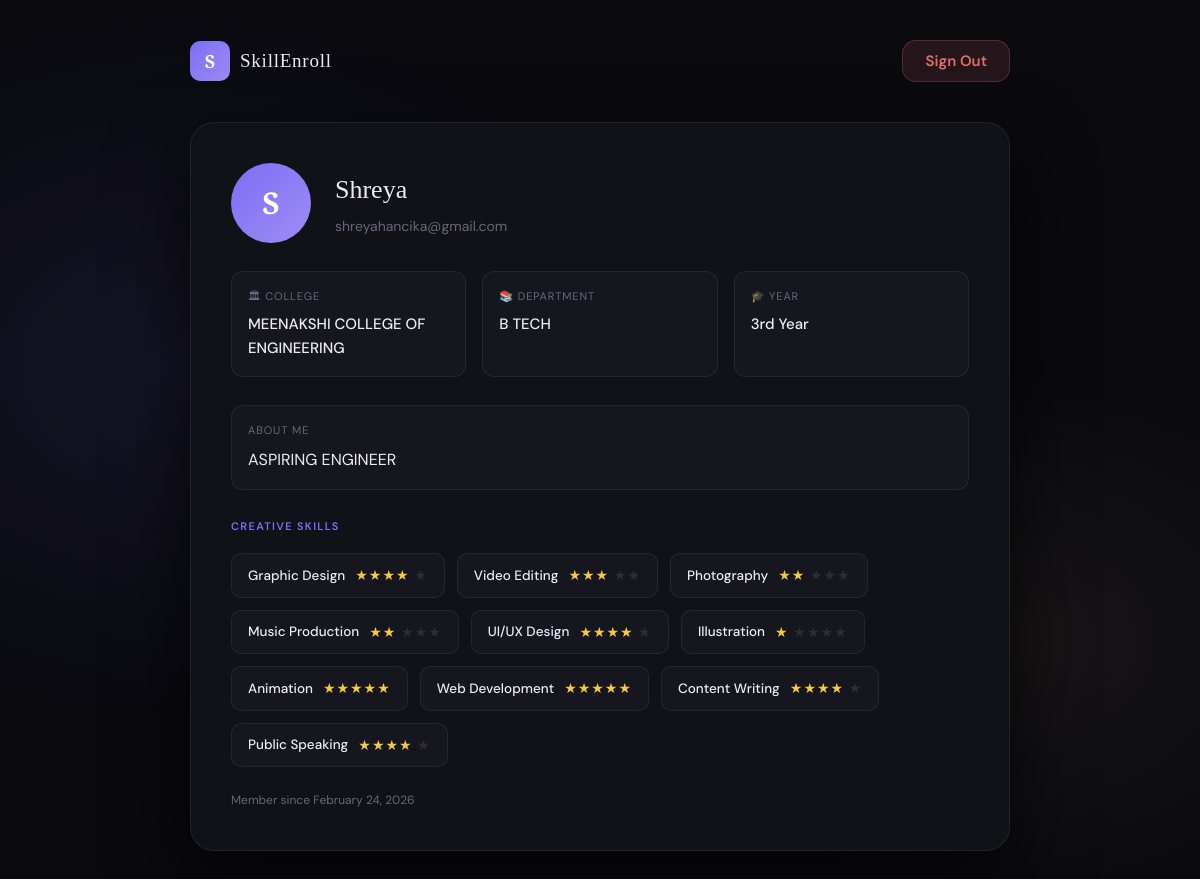
The page /dashboard (signed in) on the database its author committed.
### app.py (models this page shows)
class User(db.Model):
    id         = db.Column(db.Integer, primary_key=True)
    full_name  = db.Column(db.String(120), nullable=False)
    email      = db.Column(db.String(120), unique=True, nullable=False)
    password   = db.Column(db.String(256), nullable=False)
    college    = db.Column(db.String(200), nullable=False)
    department = db.Column(db.String(100), nullable=False)
    year       = db.Column(db.String(20), nullable=False)
    bio        = db.Column(db.Text, default='')
    created_at = db.Column(db.DateTime, default=datetime.utcnow)
    skills     = db.relationship('Skill', backref='user', lazy=True, cascade='all, delete-orphan')

class Skill(db.Model):
    id      = db.Column(db.Integer, primary_key=True)
    user_id = db.Column(db.Integer, db.ForeignKey('user.id'), nullable=False)
    name    = db.Column(db.String(100), nullable=False)
    rating  = db.Column(db.Integer, nullable=False)

### app.py (the view)
@app.route('/dashboard')
@login_required
def dashboard():
    user = db.session.get(User, session['user_id'])
    return render_template('dashboard.html', user=user)

### app.py (called while the page is built)
def login_required(f):
    from functools import wraps
    @wraps(f)
    def decorated(*args, **kwargs):
        if 'user_id' not in session:
            flash("Please log in first.", "error")
            return redirect(url_for('login'))
        return f(*args, **kwargs)
    return decorated

### templates/dashboard.html (shortened to what this page needs)
<!DOCTYPE html>
<html lang="en">
<head>
  <link rel="stylesheet" href="{{ url_for('static', filename='style.css') }}"/>
</head>
<body>
<div class="dash-wrapper">
  <div class="dash-header">
    <div class="dash-logo">
      <div class="logo-mark">S</div>
      <div class="logo-name">SkillEnroll</div>
    </div>
    <form method="POST" action="/logout">
      <button class="btn btn-danger" style="width:auto; padding:10px 22px; margin:0;">Sign Out</button>
    </form>
  </div>
  <div class="profile-card">
    <div class="profile-top">
      <div class="avatar">{{ user.full_name[0].upper() }}</div>
      <div>
        <div class="profile-name">{{ user.full_name }}</div>
        <div class="profile-email">{{ user.email }}</div>
      </div>
    </div>
    <div class="info-grid">
      <div class="info-box">
        <div class="label">🏛 College</div>
        <div class="value">{{ user.college }}</div>
      </div>
      <div class="info-box">
        <div class="label">📚 Department</div>
        <div class="value">{{ user.department }}</div>
      </div>
      <div class="info-box">
        <div class="label">🎓 Year</div>
        <div class="value">{{ user.year }}</div>
      </div>
    </div>
    {% if user.bio %}
    <div class="bio-box">
      <div class="label">About Me</div>
      <div>{{ user.bio }}</div>
    </div>
    {% endif %}
    <div class="skills-section">
      <h3>Creative Skills</h3>
      <div class="skills-display">
        {% for skill in user.skills %}
        <div class="skill-badge">
          <span class="sname">{{ skill.name }}</span>
          <span class="stars">
            {% for i in range(skill.rating) %}★{% endfor %}
            {% for i in range(5 - skill.rating) %}<span class="off">★</span>{% endfor %}
          </span>
        </div>
        {% endfor %}
      </div>
    </div>
    <div class="joined">
      Member since {{ user.created_at.strftime('%B %d, %Y') }}
    </div>
  </div>
</div>
</body>
</html>

### static/style.css (style rules this page uses)
:root { --bg: #0a0a0f; --panel: #111118; --panel2: #16161f; --accent: #7c6ef5; --accent2: #c8a96e; --text: #eeeaf8; --muted: #6b667a; --border: rgba(255,255,255,0.07); --error: #e07070; --success: #6ecba0; --star-on: #f5c842; --star-off: #2e2c3a; --radius: 14px; --shadow: 0 32px 80px rgba(0,0,0,0.7); }
*, *::before, *::after { box-sizing: border-box; margin: 0; padding: 0; }
body { min-height: 100vh; background: var(--bg); font-family: 'DM Sans', sans-serif; color: var(--text); line-height: 1.6; }
body::before { content: ''; position: fixed; inset: 0; pointer-events: none; background: radial-gradient(ellipse 55% 55% at 15% 40%, rgba(124,110,245,0.1) 0%, transparent 70%), radial-gradient(ellipse 45% 45% at 85% 70%, rgba(200,169,110,0.07) 0%, transparent 70%); }
.logo-mark { width:40px; height:40px; border-radius:10px; background: linear-gradient(135deg, var(--accent), #a08cf5); display:grid; place-items:center; font-family:'Playfair Display',serif; font-size:18px; color:#fff; font-weight:700; }
.logo-name { font-family:'Playfair Display',serif; font-size:19px; letter-spacing:.04em; }
.btn { width:100%; padding:14px; border:none; border-radius:var(--radius); font-size:15px; font-weight:600; cursor:pointer; font-family:'DM Sans',sans-serif; transition:opacity .2s, transform .15s; margin-top:8px; }
.btn-danger { background:rgba(224,112,112,0.12); color:var(--error); border:1px solid rgba(224,112,112,0.25); }
.dash-wrapper { max-width:860px; margin:0 auto; padding:40px 20px; }
.dash-header { display:flex; align-items:center; justify-content:space-between; margin-bottom:40px; flex-wrap:wrap; gap:16px; }
.dash-logo { display:flex; align-items:center; gap:10px; }
.profile-card { background:var(--panel); border:1px solid var(--border); border-radius:24px; padding:40px; margin-bottom:24px; box-shadow:var(--shadow); animation: rise .5s ease both; }
.profile-top { display:flex; align-items:center; gap:24px; margin-bottom:28px; flex-wrap:wrap; }
.avatar { width:80px; height:80px; border-radius:50%; background:linear-gradient(135deg, var(--accent), #a08cf5); display:grid; place-items:center; font-family:'Playfair Display',serif; font-size:30px; color:#fff; font-weight:700; flex-shrink:0; }
.profile-name { font-family:'Playfair Display',serif; font-size:26px; margin-bottom:4px; }
.profile-email { color:var(--muted); font-size:14px; }
.info-grid { display:grid; grid-template-columns:repeat(auto-fill,minmax(200px,1fr)); gap:16px; margin-bottom:28px; }
.info-box { background:var(--panel2); border:1px solid var(--border); border-radius:12px; padding:16px; }
.info-box .label { font-size:11px; letter-spacing:.08em; text-transform:uppercase; color:var(--muted); margin-bottom:6px; }
.info-box .value { font-size:15px; font-weight:500; }
.bio-box { background:var(--panel2); border:1px solid var(--border); border-radius:12px; padding:16px; margin-bottom:28px; }
.bio-box .label { font-size:11px; letter-spacing:.08em; text-transform:uppercase; color:var(--muted); margin-bottom:8px; }
.skills-section h3 { font-size:11px; letter-spacing:.12em; text-transform:uppercase; color:var(--accent); margin-bottom:18px; font-weight:600; }
.skills-display { display:flex; flex-wrap:wrap; gap:12px; }
.skill-badge { background:var(--panel2); border:1px solid var(--border); border-radius:10px; padding:10px 16px; display:flex; align-items:center; gap:10px; }
.skill-badge .sname { font-size:13.5px; font-weight:500; }
.skill-badge .stars { color:var(--star-on); font-size:14px; letter-spacing:1px; }
.skill-badge .stars .off { color:var(--star-off); }
.joined { font-size:12px; color:var(--muted); margin-top:24px; }

### rows shown on the page
User: full_name "S", full_name "Shreya", email "shreyahancika@gmail.com", college "MEENAKSHI COLLEGE OF ENGINEERING", department "B TECH", year "3rd Year", bio "ASPIRING ENGINEER", created_at "February 24, 2026"
Skill: name "Graphic Design"
Skill: name "Video Editing"
Skill: name "Photography"
Skill: name "Music Production"
Skill: name "UI/UX Design"
Skill: name "Illustration", rating 1 (drawn)
Skill: name "Animation"
Skill: name "Web Development"
Skill: name "Content Writing"
Skill: name "Public Speaking"
